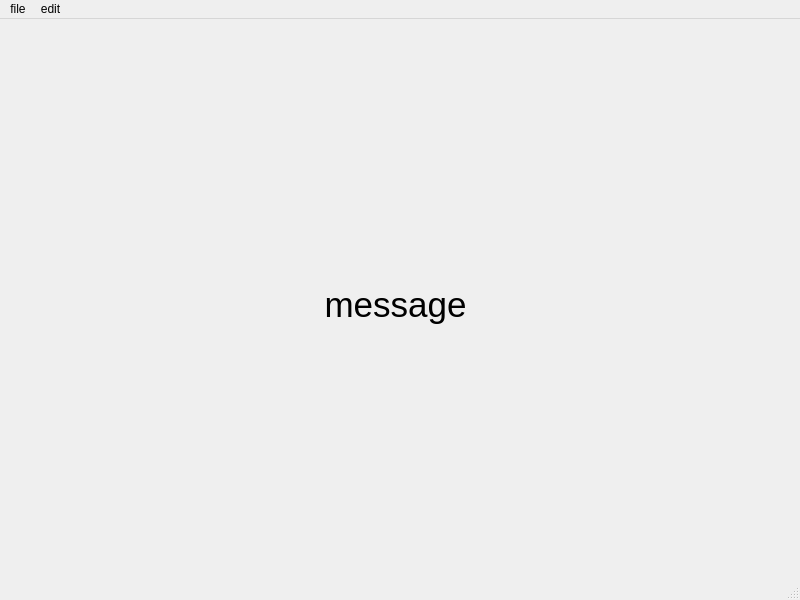
<?xml version="1.0" encoding="UTF-8"?>
<ui version="4.0">
 <class>MainWindow</class>
 <widget class="QMainWindow" name="MainWindow">
  <property name="geometry">
   <rect>
    <x>0</x>
    <y>0</y>
    <width>800</width>
    <height>600</height>
   </rect>
  </property>
  <property name="windowTitle">
   <string>MainWindow</string>
  </property>
  <widget class="QWidget" name="centralwidget">
   <widget class="QLabel" name="label1">
    <property name="geometry">
     <rect>
      <x>260</x>
      <y>260</y>
      <width>271</width>
      <height>51</height>
     </rect>
    </property>
    <property name="font">
     <font>
      <pointsize>26</pointsize>
     </font>
    </property>
    <property name="text">
     <string>message</string>
    </property>
    <property name="alignment">
     <set>Qt::AlignCenter</set>
    </property>
   </widget>
  </widget>
  <widget class="QMenuBar" name="menubar">
   <property name="geometry">
    <rect>
     <x>0</x>
     <y>0</y>
     <width>800</width>
     <height>22</height>
    </rect>
   </property>
   <widget class="QMenu" name="menuFile">
    <property name="title">
     <string>file</string>
    </property>
    <addaction name="actionNew"/>
    <addaction name="actionSave"/>
   </widget>
   <widget class="QMenu" name="menuEdit">
    <property name="title">
     <string>edit</string>
    </property>
    <addaction name="actionCopy"/>
    <addaction name="actionPaste"/>
   </widget>
   <addaction name="menuFile"/>
   <addaction name="menuEdit"/>
  </widget>
  <widget class="QStatusBar" name="statusbar"/>
  <action name="actionCopy">
   <property name="text">
    <string>copy</string>
   </property>
   <property name="shortcutContext">
    <enum>Qt::WidgetWithChildrenShortcut</enum>
   </property>
  </action>
  <action name="actionPaste">
   <property name="text">
    <string>paste</string>
   </property>
  </action>
  <action name="actionNew">
   <property name="text">
    <string>New</string>
   </property>
   <property name="statusTip">
    <string>create a new file</string>
   </property>
   <property name="shortcut">
    <string>Ctrl+N</string>
   </property>
  </action>
  <action name="actionSave">
   <property name="text">
    <string>Save</string>
   </property>
   <property name="statusTip">
    <string>save a file</string>
   </property>
   <property name="shortcut">
    <string>Ctrl+S</string>
   </property>
  </action>
 </widget>
 <resources/>
 <connections/>
</ui>
